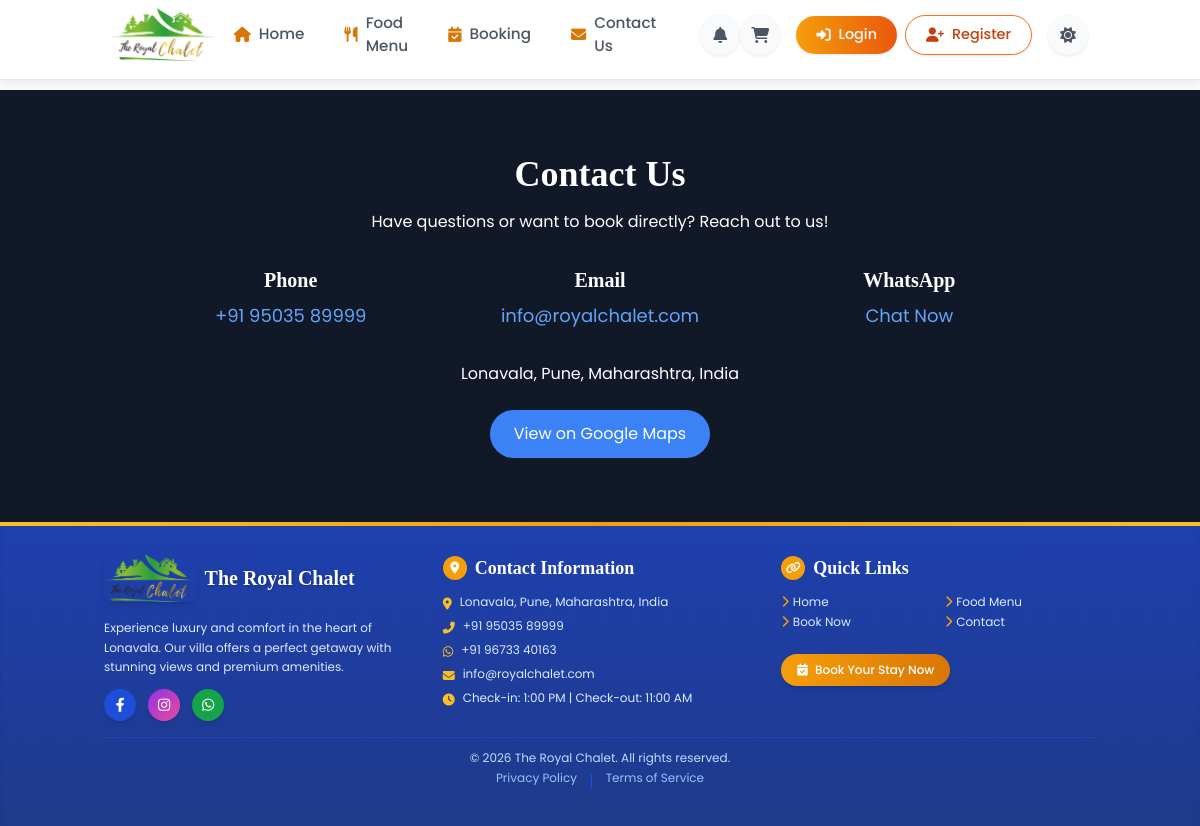
The app's page /contact-us, older data.
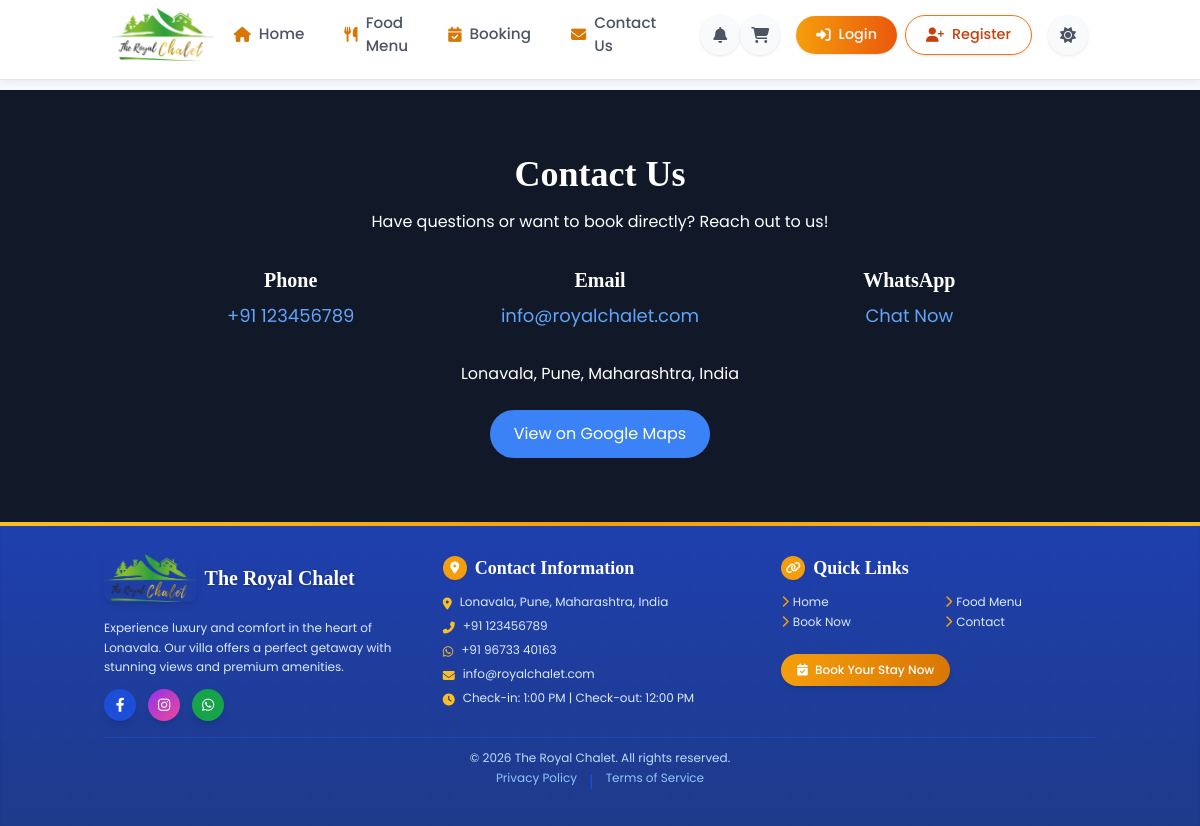
The same page, newer data.
### models.py (models this page shows)
class VillaSettings(db.Model):
    id = db.Column(db.Integer, primary_key=True)
    setting_key = db.Column(db.String(100), unique=True, nullable=False)
    setting_value = db.Column(db.Text, nullable=False)
    description = db.Column(db.String(200))
    updated_at = db.Column(db.DateTime, default=lambda: datetime.now(timezone.utc), onupdate=lambda: datetime.now(timezone.utc))

### app.py (the view)
@app.route('/contact-us')
def contact_us():
    return render_template('standalone_contact.html')

### app.py (called while the page is built)
@app.context_processor
def inject_now():
    return {'now': datetime.now()}

@app.template_filter('format_time')
def format_time(value):
    try:
        if ':' in value:
            hours, minutes = map(int, value.split(':'))
            period = 'AM' if hours < 12 else 'PM'
            hours = hours % 12
            if hours == 0:
                hours = 12
            return f"{hours}:{minutes:02d} {period}"
        return value
    except (ValueError, AttributeError):
        return value

@app.context_processor
def inject_settings():
    settings = {}
    try:
        for setting in VillaSettings.query.all():
            settings[setting.setting_key] = setting.setting_value
    except:
        pass
    return {'villa_settings': settings}

@app.after_request
def add_header(response):
    if 'Cache-Control' not in response.headers:
        response.headers['Cache-Control'] = 'public, max-age=31536000'
    return response

### templates/standalone_contact.html
{% extends 'base.html' %}
{% block content %}
<section class="py-16 bg-gray-900 text-white">
  <div class="container mx-auto px-4 text-center">
    <h2 class="text-4xl font-bold mb-4">Contact Us</h2>
    <p class="mb-8">Have questions or want to book directly? Reach out to us!</p>
    <div class="grid grid-cols-1 md:grid-cols-3 gap-8 max-w-4xl mx-auto">
      <div class="text-center">
        <h3 class="text-xl font-bold mb-2">Phone</h3>
        <a href="tel:{{ villa_settings.get('contact_phone', '+91 96733 40163') }}" class="text-blue-400 hover:text-blue-300 text-lg">
          {{ villa_settings.get('contact_phone', '+91 96733 40163') }}
        </a>
      </div>
      <div class="text-center">
        <h3 class="text-xl font-bold mb-2">Email</h3>
        <a href="mailto:{{ villa_settings.get('contact_email', 'info@theroyalchalet.com') }}" class="text-blue-400 hover:text-blue-300 text-lg">
          {{ villa_settings.get('contact_email', 'info@theroyalchalet.com') }}
        </a>
      </div>
      <div class="text-center">
        <h3 class="text-xl font-bold mb-2">WhatsApp</h3>
        <a href="https://wa.me/{{ villa_settings.get('contact_whatsapp', '919673340163') }}?text=Hello%2C%20I%20am%20interested%20in%20booking%20The%20Royal%20Chalet." class="text-blue-400 hover:text-blue-300 text-lg">
          Chat Now
        </a>
      </div>
    </div>
    <p class="mt-8">{{ villa_settings.get('contact_address', 'Lonavala, Pune, Maharashtra, India') }}</p>
    <div class="mt-6">
      <a href="{{ villa_settings.get('google_maps_link', 'https://maps.app.goo.gl/keAEvCm7eewRqUiL7') }}" target="_blank" class="inline-block bg-blue-500 hover:bg-blue-600 text-white px-6 py-3 rounded-full transition-all duration-300">
        View on Google Maps
      </a>
    </div>
  </div>
</section>
{% endblock %}

### templates/base.html (shortened to what the changed rows need)
<!DOCTYPE html>
<html lang="en">
<head>
    <script src="https://cdn.tailwindcss.com"></script>
    <link rel="stylesheet" href="{{ url_for('static', filename='css/styles.min.css') }}">
    <link rel="stylesheet" href="https://unpkg.com/aos@2.3.1/dist/aos.css" />
    <link rel="stylesheet" href="https://cdnjs.cloudflare.com/ajax/libs/font-awesome/6.4.0/css/all.min.css">
</head>
<body class="bg-gray-50 dark:bg-gray-900 text-gray-800 dark:text-gray-200 min-h-screen flex flex-col transition-colors duration-300">
                {% set unread_count = current_user.notifications|selectattr('is_read', 'equalto', false)|list|length if current_user.is_authenticated else 0 %}
                {% set unread_count = current_user.notifications|selectattr('is_read', 'equalto', false)|list|length if current_user.is_authenticated else 0 %}
    <div class="content-wrapper">
    <main class="flex-grow pb-20 md:pb-0">
      {% block content %}{% endblock %}
    </main>
    <footer class="bg-gradient-to-b from-blue-800 to-blue-900 dark:from-gray-800 dark:to-gray-900 text-white py-8 shadow-inner transition-colors duration-300 relative overflow-hidden">
      <div class="container mx-auto px-4 relative z-10">
        <div class="grid grid-cols-1 md:grid-cols-3 gap-6">
          <div class="flex flex-col items-center md:items-start">
            <div class="space-y-2 text-xs">
              <p class="text-blue-100 dark:text-gray-300 flex items-start">
                <i class="fas fa-phone-alt text-amber-400 mr-2 mt-1"></i>
                <span>{{ villa_settings.get('contact_phone', '+91 7420080555') }}</span>
              </p>
              <p class="text-blue-100 dark:text-gray-300 flex items-start">
                <i class="fas fa-clock text-amber-400 mr-2 mt-1"></i>
                <span>Check-in: {{ villa_settings.get('check_in_time', '14:00') | format_time }} | Check-out: {{ villa_settings.get('check_out_time', '11:00') | format_time }}</span>
              </p>
            </div>
          </div>
        </div>
      </div>
    </footer>
    </div>
</body>
</html>

Row changes from the older to the newer data that the page shows:
changed VillaSettings (number 1 of 6 on the later page): get "+91 95035 89999" → "+91 123456789"
changed VillaSettings (number 6 of 6 on the later page): get "11:00 AM" → "12:00 PM"
